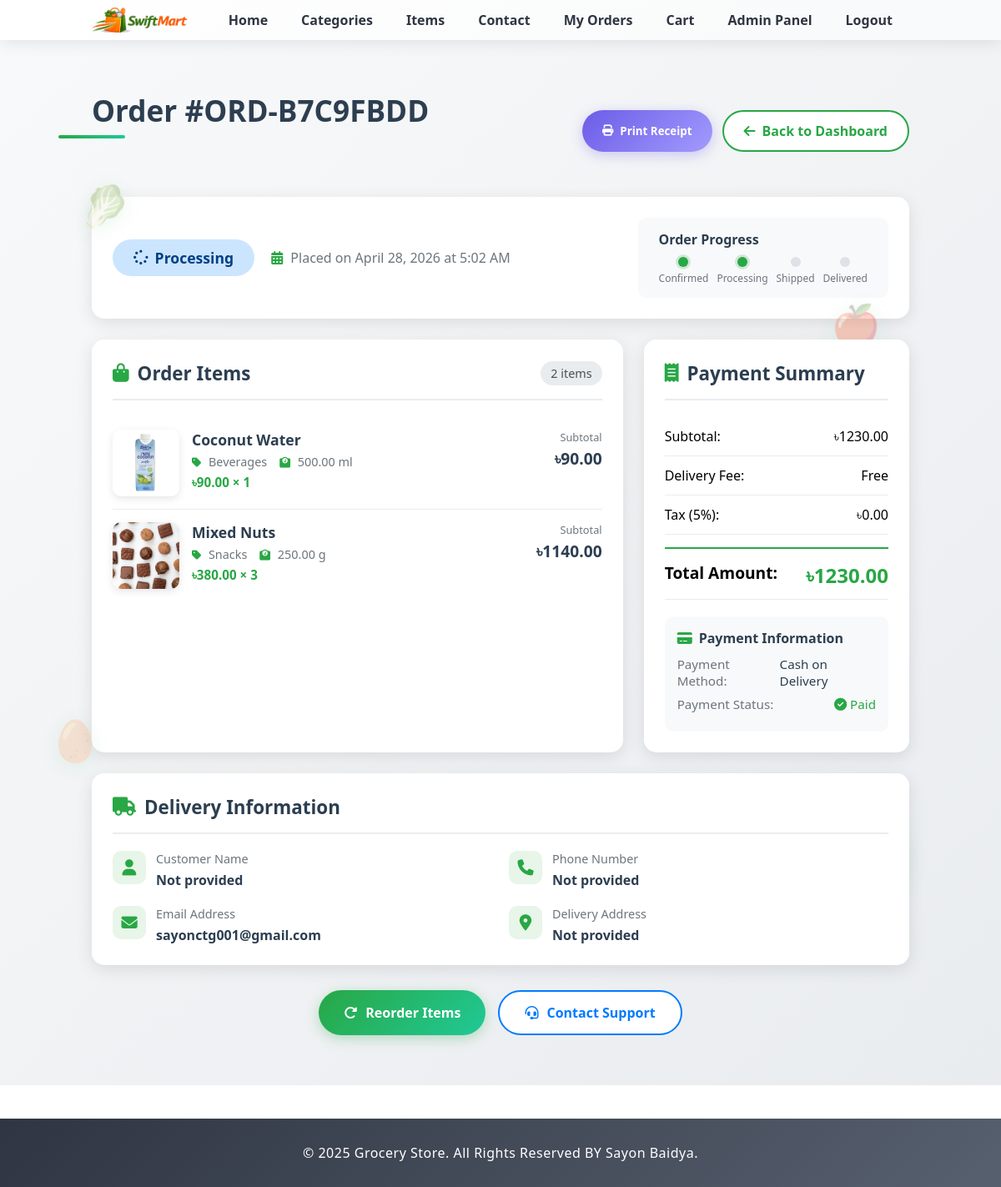
The page /orders/ORD-B7C9FBDD/ (signed in) on the database its author committed.
### home/models.py (models this page shows, shortened)
class Order(models.Model):
    STATUS_CHOICES = [
        ('pending', 'Pending'),
        ('processing', 'Processing'),
        ('shipped', 'Shipped'),
        ('delivered', 'Delivered'),
        ('cancelled', 'Cancelled'),
    ]
    PAYMENT_STATUS = [
        ('pending', 'Pending'),
        ('paid', 'Paid'),
        ('failed', 'Failed'),
        ('refunded', 'Refunded'),
    ]
    PAYMENT_METHODS = [
        ('cash', 'Cash on Delivery'),
        ('bkash', 'bKash'),
        ('card', 'Credit/Debit Card'),
        ('nagad', 'Nagad'),
    ]
    order_number = models.CharField(max_length=20, unique=True, blank=True)
    user = models.ForeignKey(User, on_delete=models.SET_NULL, null=True, blank=True)
    customer_name = models.CharField(max_length=200)
    email = models.EmailField()
    phone_number = models.CharField(max_length=20)
    address = models.TextField()
    special_instructions = models.TextField(blank=True)
    subtotal = models.DecimalField(max_digits=10, decimal_places=2, default=0)
    delivery_fee = models.DecimalField(max_digits=10, decimal_places=2, default=2.00)
    tax = models.DecimalField(max_digits=10, decimal_places=2, default=0)
    discount = models.DecimalField(max_digits=10, decimal_places=2, default=0)
    total_amount = models.DecimalField(max_digits=10, decimal_places=2, default=0)
    status = models.CharField(max_length=20, choices=STATUS_CHOICES, default='pending')
    payment_status = models.CharField(max_length=20, choices=PAYMENT_STATUS, default='pending')
    payment_method = models.CharField(max_length=20, choices=PAYMENT_METHODS, blank=True, null=True)
    created_at = models.DateTimeField(auto_now_add=True)
    updated_at = models.DateTimeField(auto_now=True)
    class Meta:
        ordering = ['-created_at']

class OrderItem(models.Model):
    order = models.ForeignKey(Order, on_delete=models.CASCADE, related_name='items')
    item = models.ForeignKey(Product, on_delete=models.SET_NULL, null=True, blank=True)  # Renamed from 'food'
    product_name = models.CharField(max_length=200, blank=True)
    product_image = models.CharField(max_length=500, blank=True)
    product_category = models.CharField(max_length=100, blank=True)
    quantity = models.PositiveIntegerField(default=1)
    price = models.DecimalField(max_digits=10, decimal_places=2)
    subtotal = models.DecimalField(max_digits=10, decimal_places=2)

class Product(models.Model):
    UNIT_CHOICES = [
        ('kg', 'Kilogram'),
        ('g', 'Gram'),
        ('l', 'Liter'),
        ('ml', 'Milliliter'),
        ('pcs', 'Pieces'),
        ('dozen', 'Dozen'),
    ]
    category = models.ForeignKey(Category, on_delete=models.CASCADE, related_name='products')
    name = models.CharField(max_length=200)
    slug = models.SlugField(unique=True)
    description = models.TextField()
    price = models.DecimalField(max_digits=10, decimal_places=2)
    original_price = models.DecimalField(max_digits=10, decimal_places=2, blank=True, null=True)
    image = models.ImageField(upload_to='products/', blank=True, null=True)
    stock = models.PositiveIntegerField(default=0)
    unit = models.CharField(max_length=20, choices=UNIT_CHOICES, default='kg')
    weight = models.DecimalField(max_digits=10, decimal_places=2, blank=True, null=True)
    weight_unit = models.CharField(max_length=10, blank=True, null=True)
    is_available = models.BooleanField(default=True)
    is_popular = models.BooleanField(default=False)
    is_organic = models.BooleanField(default=False)
    is_fresh = models.BooleanField(default=False)
    created_at = models.DateTimeField(auto_now_add=True)
    updated_at = models.DateTimeField(auto_now=True)

class Category(models.Model):
    name = models.CharField(max_length=100)
    slug = models.SlugField(unique=True)
    description = models.TextField(blank=True)
    image = models.ImageField(upload_to='categories/', blank=True, null=True)
    is_active = models.BooleanField(default=True)
    created_at = models.DateTimeField(auto_now_add=True)
    class Meta:
        verbose_name_plural = 'Categories'

### home/views.py (the view)
# urls.py: path('orders/<str:order_number>/', views.order_detail, name='order_detail'),
def order_detail(request, order_number):
    order = get_object_or_404(Order, order_number=order_number)
    if order.user and order.user != request.user and not request.user.is_staff:
        messages.error(request, 'You do not have permission to view this order')
        return redirect('home:index')
    cart = request.session.get('cart', {})
    cart_count = len(cart)
    context = {
        'order': order,
        'order_items': order.items.all(),
        'cart_count': cart_count,
    }
    return render(request, 'order_detail.html', context)

### templates/order_detail.html (shortened to what this page needs)
{% extends "base.html" %}
{% load static %}
{% block content %}
<section class="order-detail-section">
    <div class="container">
        <div class="page-header">
            <h2>Order #{{ order.order_number }}</h2>
            <div class="order-actions">
                <button onclick="window.print()" class="btn-print">
                    <i class="fas fa-print"></i> Print Receipt
                </button>
                <a href="{% url 'home:dashboard' %}" class="btn-back">
                    <i class="fas fa-arrow-left"></i> Back to Dashboard
                </a>
            </div>
        </div>
        <div class="status-banner">
            <div class="status-info">
                <div class="status-badge {{ order.status }}">
                    <i class="fas
                        {% if order.status == 'pending' %}fa-clock
                        {% elif order.status == 'processing' %}fa-spinner fa-spin
                        {% elif order.status == 'shipped' %}fa-truck
                        {% elif order.status == 'delivered' %}fa-check-circle
                        {% elif order.status == 'cancelled' %}fa-times-circle
                        {% endif %}">
                    </i>
                    <span>{{ order.get_status_display }}</span>
                </div>
                <div class="order-date">
                    <i class="fas fa-calendar-alt"></i> Placed on {{ order.created_at|date:"F j, Y" }} at {{ order.created_at|date:"g:i A" }}
                </div>
            </div>
            <div class="track-order">
                <h4>Order Progress</h4>
                <div class="progress-track">
                    <div class="track-step">
                        <div class="step-dot {% if order.status != 'cancelled' %}completed{% endif %}"></div>
                        <span class="step-label">Confirmed</span>
                    </div>
                    <div class="track-step">
                        <div class="step-dot {% if order.status == 'processing' or order.status == 'shipped' or order.status == 'delivered' %}completed{% endif %} {% if order.status == 'processing' %}active{% endif %}"></div>
                        <span class="step-label">Processing</span>
                    </div>
                    <div class="track-step">
                        <div class="step-dot {% if order.status == 'shipped' or order.status == 'delivered' %}completed{% endif %} {% if order.status == 'shipped' %}active{% endif %}"></div>
                        <span class="step-label">Shipped</span>
                    </div>
                    <div class="track-step">
                        <div class="step-dot {% if order.status == 'delivered' %}completed active{% endif %}"></div>
                        <span class="step-label">Delivered</span>
                    </div>
                </div>
            </div>
        </div>
        <div class="order-grid">
            <div class="order-items-card">
                <div class="card-header">
                    <h3><i class="fas fa-shopping-bag"></i> Order Items</h3>
                    <span class="item-count">{{ order_items|length }} item{{ order_items|length|pluralize }}</span>
                </div>
                <div class="order-items-list">
                    {% for item in order_items %}
                    <div class="order-item">
                        <div class="item-image">
                            {% if item.item and item.item.image %}
                                <img src="{{ item.item.image.url }}" alt="{{ item.item.name }}">
                            {% elif item.product_image %}
                                <img src="{{ item.product_image }}" alt="{{ item.product_name }}">
                            {% else %}
                                <img src="{% static 'images/placeholder.jpg' %}" alt="Product">
                            {% endif %}
                        </div>
                        <div class="item-details">
                            <h4>
                                {% if item.item %}
                                    {{ item.item.name }}
                                {% else %}
                                    {{ item.product_name|default:"Unknown Product" }}
                                {% endif %}
                            </h4>
                            <div class="item-meta">
                                <span><i class="fas fa-tag"></i>
                                    {% if item.item and item.item.category %}
                                        {{ item.item.category.name }}
                                    {% elif item.product_category %}
                                        {{ item.product_category }}
                                    {% else %}
                                        Unknown
                                    {% endif %}
                                </span>
                                <span><i class="fas fa-weight"></i>
                                    {% if item.item and item.item.weight %}
                                        {{ item.item.weight }} {{ item.item.weight_unit }}
                                    {% elif item.item %}
                                        {{ item.item.get_unit_display }}
                                    {% else %}
                                        kg
                                    {% endif %}
                                </span>
                            </div>
                            <div class="item-price">
                                ৳{{ item.price }} × {{ item.quantity }}
                            </div>
                        </div>
                        <div class="item-subtotal">
                            <div class="label">Subtotal</div>
                            <div class="amount">৳{{ item.subtotal|floatformat:2 }}</div>
                        </div>
                    </div>
                    {% empty %}
                    <div class="empty-state">
                        <p>No items found in this order.</p>
                    </div>
                    {% endfor %}
                </div>
            </div>
            <div class="order-summary-card">
                <h3><i class="fas fa-receipt"></i> Payment Summary</h3>
                <div class="summary-row">
                    <span>Subtotal:</span>
                    <span>৳{{ order.subtotal|floatformat:2 }}</span>
                </div>
                <div class="summary-row">
                    <span>Delivery Fee:</span>
                    <span>{% if order.delivery_fee > 0 %}৳{{ order.delivery_fee|floatformat:2 }}{% else %}Free{% endif %}</span>
                </div>
                <div class="summary-row">
                    <span>Tax (5%):</span>
                    <span>৳{{ order.tax|floatformat:2 }}</span>
                </div>
                <div class="summary-row total">
                    <span>Total Amount:</span>
                    <span class="amount">৳{{ order.total_amount|floatformat:2 }}</span>
                </div>
                <div class="payment-info">
                    <h4><i class="fas fa-credit-card"></i> Payment Information</h4>
                    <div class="payment-detail">
                        <span>Payment Method:</span>
                        <span>
                            {% if order.payment_method %}
                                {{ order.get_payment_method_display }}
                            {% else %}
                                Not specified
                            {% endif %}
                        </span>
                    </div>
                    <div class="payment-detail">
                        <span>Payment Status:</span>
                        <span style="color: {% if order.payment_status == 'paid' %}#28a745{% else %}#dc3545{% endif %};">
                            <i class="fas fa-{% if order.payment_status == 'paid' %}check-circle{% else %}clock{% endif %}"></i>
                            {{ order.get_payment_status_display }}
                        </span>
                    </div>
                </div>
            </div>
        </div>
        <div class="delivery-card">
            <h3><i class="fas fa-truck"></i> Delivery Information</h3>
            <div class="delivery-grid">
                <div class="delivery-item">
                    <div class="delivery-icon">
                        <i class="fas fa-user"></i>
                    </div>
                    <div class="delivery-text">
                        <h4>Customer Name</h4>
                        <p>{{ order.customer_name|default:"Not provided" }}</p>
                    </div>
                </div>
                <div class="delivery-item">
                    <div class="delivery-icon">
                        <i class="fas fa-phone"></i>
                    </div>
                    <div class="delivery-text">
                        <h4>Phone Number</h4>
                        <p>{{ order.phone_number|default:"Not provided" }}</p>
                    </div>
                </div>
                <div class="delivery-item">
                    <div class="delivery-icon">
                        <i class="fas fa-envelope"></i>
                    </div>
                    <div class="delivery-text">
                        <h4>Email Address</h4>
                        <p>{{ order.email|default:"Not provided" }}</p>
                    </div>
                </div>
                <div class="delivery-item">
                    <div class="delivery-icon">
                        <i class="fas fa-map-marker-alt"></i>
                    </div>
                    <div class="delivery-text">
                        <h4>Delivery Address</h4>
                        <p>{{ order.address|default:"Not provided" }}</p>
                    </div>
                </div>
            </div>
        </div>
        <div class="action-buttons">
            <a href="{% url 'home:reorder' order.order_number %}" class="btn-reorder">
                <i class="fas fa-redo-alt"></i> Reorder Items
            </a>
            <a href="{% url 'home:contact' %}?order={{ order.order_number }}" class="btn-contact">
                <i class="fas fa-headset"></i> Contact Support
            </a>
        </div>
    </div>
</section>
{% endblock %}

### static/css/style.css (style rules this page uses)
* { margin: 0; padding: 0; box-sizing: border-box; font-family: 'Segoe UI', Tahoma, Geneva, Verdana, sans-serif; }
html { scroll-behavior: smooth; }
body { overflow-x: hidden; }
.container { width: 85%; max-width: 1200px; margin: 0 auto; padding: 1rem; }
a { color: #28a745; text-decoration: none; transition: all 0.3s ease; position: relative; }
h2 { color: #2f3542; font-size: 2.5rem; margin-bottom: 2.5rem; font-weight: 700; position: relative; animation: fadeInDown 0.8s ease; }
h2::after { content: ''; position: absolute; bottom: -10px; left: 50%; transform: translateX(-50%); width: 60px; height: 4px; background: linear-gradient(135deg, #28a745 0%, #218838 100%); border-radius: 2px; }
h3 { font-size: 1.5rem; font-weight: 600; transition: all 0.3s ease; }
@media (prefers-reduced-motion: no-preference) { html { scroll-behavior: smooth; } }

### rows shown on the page
Order: order_number "ORD-B7C9FBDD", status "Processing", created_at "April 28, 2026", created_at "5:02 AM", subtotal "1230.00", tax "0.00", total_amount "1230.00", payment_method "Cash on Delivery", payment_status "Paid", customer_name "Not provided", phone_number "Not provided", email "sayonctg001@gmail.com", address "Not provided"
OrderItem: item.image (picture), item.name "Coconut Water", item.category.name "Beverages", item.weight "500.00", item.weight_unit "ml", price "90.00", quantity "1", subtotal "90.00"
OrderItem: item.image (picture), item.name "Mixed Nuts", item.category.name "Snacks", item.weight "250.00", item.weight_unit "g", price "380.00", quantity "3", subtotal "1140.00"

### other values the page prints
{{ order_items|length }} "2"
